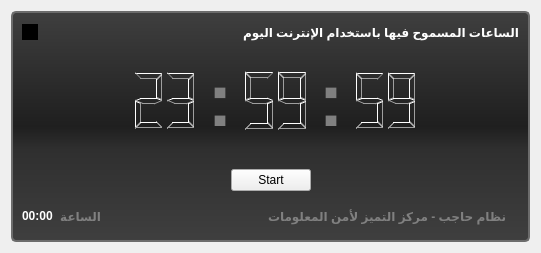
<?xml version="1.0" encoding="UTF-8"?>
<ui version="4.0">
 <class>Widget</class>
 <widget class="QWidget" name="Widget">
  <property name="geometry">
   <rect>
    <x>0</x>
    <y>0</y>
    <width>537</width>
    <height>253</height>
   </rect>
  </property>
  <property name="windowTitle">
   <string>Form</string>
  </property>
  <property name="layoutDirection">
   <enum>Qt::RightToLeft</enum>
  </property>
  <property name="styleSheet">
   <string notr="true">QGroupBox  {
    background-color: qlineargradient(x1:0, y1:0, x2:0, y2:1,stop:0 #3F3F3F, stop: 0.5 #1F1F1F,stop: 0.6 #2F2F2F, stop:1 #3F3F3F);
    color: white;
	padding-bottom: 5px;
    border: 2px solid #6c6c6c;
    font: bold;
    border-radius: 5px;
}

QGroupBox::title {
	subcontrol-origin: margin;
	subcontrol-position: top center;
}

QToolButton {
    background-color: #FA8072;
    border-left-width: 1px;
    border-right-width: 1px;
    border-bottom-width: 1px;
    border-top-width: 1px;
    border-style: solid;
    border-color: black;
    font-weight: bold;
    text-align: center;
    width: 32;
    height: 32;
}

QToolButton:checked {
    background-color: green;
}

QLabel {
    font-weight: bold;
	color: gray;
}


#hlabel_1 , #hlabel_2 {
    font-weight: bold;
	color: yellow;
}

#hourLabel {
    font-weight: bold;
	color: white;
}

#label {
    font-weight: bold;
	color: white;
}

#closeButton {
	background-color: transparency;
	border: 0px;
    width: 13;
    height: 13;
}</string>
  </property>
  <layout class="QGridLayout" name="gridLayout_3">
   <item row="0" column="0">
    <widget class="QGroupBox" name="timesGroupBox">
     <property name="enabled">
      <bool>true</bool>
     </property>
     <property name="title">
      <string/>
     </property>
     <layout class="QVBoxLayout" name="verticalLayout">
      <item>
       <layout class="QHBoxLayout" name="horizontalLayout_2">
        <item>
         <widget class="QLabel" name="label">
          <property name="text">
           <string>الساعات المسموح فيها باستخدام الإنترنت اليوم</string>
          </property>
         </widget>
        </item>
        <item>
         <spacer name="horizontalSpacer_2">
          <property name="orientation">
           <enum>Qt::Horizontal</enum>
          </property>
          <property name="sizeHint" stdset="0">
           <size>
            <width>178</width>
            <height>20</height>
           </size>
          </property>
         </spacer>
        </item>
        <item>
         <widget class="QToolButton" name="closeButton">
          <property name="toolTip">
           <string>غلق النافذة</string>
          </property>
          <property name="text">
           <string>...</string>
          </property>
          <property name="icon">
           <iconset resource="CoEIANetMonitor.qrc">
            <normaloff>:/images/close_button.png</normaloff>:/images/close_button.png</iconset>
          </property>
          <property name="iconSize">
           <size>
            <width>16</width>
            <height>16</height>
           </size>
          </property>
         </widget>
        </item>
       </layout>
      </item>
      <item>
       <widget class="QStackedWidget" name="stackedWidget">
        <property name="currentIndex">
         <number>1</number>
        </property>
        <widget class="QWidget" name="page">
         <layout class="QGridLayout" name="gridLayout_2">
          <item row="0" column="0">
           <layout class="QGridLayout" name="gridLayout">
            <property name="horizontalSpacing">
             <number>0</number>
            </property>
            <property name="verticalSpacing">
             <number>3</number>
            </property>
            <item row="0" column="1">
             <widget class="QLabel" name="label_0">
              <property name="text">
               <string>00:00</string>
              </property>
              <property name="alignment">
               <set>Qt::AlignCenter</set>
              </property>
             </widget>
            </item>
            <item row="0" column="2">
             <widget class="QLabel" name="label_1">
              <property name="text">
               <string>01:00</string>
              </property>
              <property name="alignment">
               <set>Qt::AlignCenter</set>
              </property>
             </widget>
            </item>
            <item row="0" column="3">
             <widget class="QLabel" name="label_2">
              <property name="text">
               <string>02:00</string>
              </property>
              <property name="alignment">
               <set>Qt::AlignCenter</set>
              </property>
             </widget>
            </item>
            <item row="0" column="4">
             <widget class="QLabel" name="label_3">
              <property name="text">
               <string>03:00</string>
              </property>
              <property name="alignment">
               <set>Qt::AlignCenter</set>
              </property>
             </widget>
            </item>
            <item row="0" column="5">
             <widget class="QLabel" name="label_4">
              <property name="text">
               <string>04:00</string>
              </property>
              <property name="alignment">
               <set>Qt::AlignCenter</set>
              </property>
             </widget>
            </item>
            <item row="0" column="6">
             <widget class="QLabel" name="label_5">
              <property name="text">
               <string>05:00</string>
              </property>
              <property name="alignment">
               <set>Qt::AlignCenter</set>
              </property>
             </widget>
            </item>
            <item row="0" column="7">
             <widget class="QLabel" name="label_6">
              <property name="text">
               <string>06:00</string>
              </property>
              <property name="alignment">
               <set>Qt::AlignCenter</set>
              </property>
             </widget>
            </item>
            <item row="0" column="8">
             <widget class="QLabel" name="label_7">
              <property name="text">
               <string>07:00</string>
              </property>
              <property name="alignment">
               <set>Qt::AlignCenter</set>
              </property>
             </widget>
            </item>
            <item row="0" column="9">
             <widget class="QLabel" name="label_8">
              <property name="text">
               <string>08:00</string>
              </property>
              <property name="alignment">
               <set>Qt::AlignCenter</set>
              </property>
             </widget>
            </item>
            <item row="0" column="10">
             <widget class="QLabel" name="label_9">
              <property name="text">
               <string>09:00</string>
              </property>
              <property name="alignment">
               <set>Qt::AlignCenter</set>
              </property>
             </widget>
            </item>
            <item row="0" column="11">
             <widget class="QLabel" name="label_10">
              <property name="text">
               <string>10:00</string>
              </property>
              <property name="alignment">
               <set>Qt::AlignCenter</set>
              </property>
             </widget>
            </item>
            <item row="0" column="12">
             <widget class="QLabel" name="label_11">
              <property name="text">
               <string>11:00</string>
              </property>
              <property name="alignment">
               <set>Qt::AlignCenter</set>
              </property>
             </widget>
            </item>
            <item row="1" column="0">
             <widget class="QLabel" name="hlabel_1">
              <property name="sizePolicy">
               <sizepolicy hsizetype="Fixed" vsizetype="Preferred">
                <horstretch>0</horstretch>
                <verstretch>0</verstretch>
               </sizepolicy>
              </property>
              <property name="text">
               <string>صباحا</string>
              </property>
             </widget>
            </item>
            <item row="1" column="1">
             <widget class="QToolButton" name="button_1_0">
              <property name="enabled">
               <bool>false</bool>
              </property>
              <property name="text">
               <string/>
              </property>
              <property name="checkable">
               <bool>true</bool>
              </property>
             </widget>
            </item>
            <item row="1" column="2">
             <widget class="QToolButton" name="button_1_1">
              <property name="checkable">
               <bool>true</bool>
              </property>
             </widget>
            </item>
            <item row="1" column="3">
             <widget class="QToolButton" name="button_1_2">
              <property name="checkable">
               <bool>true</bool>
              </property>
             </widget>
            </item>
            <item row="1" column="4">
             <widget class="QToolButton" name="button_1_3">
              <property name="checkable">
               <bool>true</bool>
              </property>
             </widget>
            </item>
            <item row="1" column="5">
             <widget class="QToolButton" name="button_1_4">
              <property name="checkable">
               <bool>true</bool>
              </property>
             </widget>
            </item>
            <item row="1" column="6">
             <widget class="QToolButton" name="button_1_5">
              <property name="checkable">
               <bool>true</bool>
              </property>
             </widget>
            </item>
            <item row="1" column="7">
             <widget class="QToolButton" name="button_1_6">
              <property name="checkable">
               <bool>true</bool>
              </property>
             </widget>
            </item>
            <item row="1" column="8">
             <widget class="QToolButton" name="button_1_7">
              <property name="checkable">
               <bool>true</bool>
              </property>
             </widget>
            </item>
            <item row="1" column="9">
             <widget class="QToolButton" name="button_1_8">
              <property name="text">
               <string/>
              </property>
              <property name="checkable">
               <bool>true</bool>
              </property>
             </widget>
            </item>
            <item row="1" column="10">
             <widget class="QToolButton" name="button_1_9">
              <property name="checkable">
               <bool>true</bool>
              </property>
             </widget>
            </item>
            <item row="1" column="11">
             <widget class="QToolButton" name="button_1_10">
              <property name="checkable">
               <bool>true</bool>
              </property>
             </widget>
            </item>
            <item row="1" column="12">
             <widget class="QToolButton" name="button_1_11">
              <property name="checkable">
               <bool>true</bool>
              </property>
             </widget>
            </item>
            <item row="2" column="1">
             <widget class="QLabel" name="label_12">
              <property name="text">
               <string>12:00</string>
              </property>
              <property name="alignment">
               <set>Qt::AlignCenter</set>
              </property>
             </widget>
            </item>
            <item row="2" column="2">
             <widget class="QLabel" name="label_13">
              <property name="text">
               <string>13:00</string>
              </property>
              <property name="alignment">
               <set>Qt::AlignCenter</set>
              </property>
             </widget>
            </item>
            <item row="2" column="3">
             <widget class="QLabel" name="label_14">
              <property name="text">
               <string>14:00</string>
              </property>
              <property name="alignment">
               <set>Qt::AlignCenter</set>
              </property>
             </widget>
            </item>
            <item row="2" column="4">
             <widget class="QLabel" name="label_15">
              <property name="text">
               <string>15:00</string>
              </property>
              <property name="alignment">
               <set>Qt::AlignCenter</set>
              </property>
             </widget>
            </item>
            <item row="2" column="5">
             <widget class="QLabel" name="label_16">
              <property name="text">
               <string>16:00</string>
              </property>
              <property name="alignment">
               <set>Qt::AlignCenter</set>
              </property>
             </widget>
            </item>
            <item row="2" column="6">
             <widget class="QLabel" name="label_17">
              <property name="text">
               <string>17:00</string>
              </property>
              <property name="alignment">
               <set>Qt::AlignCenter</set>
              </property>
             </widget>
            </item>
            <item row="2" column="7">
             <widget class="QLabel" name="label_18">
              <property name="text">
               <string>18:00</string>
              </property>
              <property name="alignment">
               <set>Qt::AlignCenter</set>
              </property>
             </widget>
            </item>
            <item row="2" column="8">
             <widget class="QLabel" name="label_19">
              <property name="text">
               <string>19:00</string>
              </property>
              <property name="alignment">
               <set>Qt::AlignCenter</set>
              </property>
             </widget>
            </item>
            <item row="2" column="9">
             <widget class="QLabel" name="label_20">
              <property name="text">
               <string>20:00</string>
              </property>
              <property name="alignment">
               <set>Qt::AlignCenter</set>
              </property>
             </widget>
            </item>
            <item row="2" column="10">
             <widget class="QLabel" name="label_21">
              <property name="text">
               <string>21:00</string>
              </property>
              <property name="alignment">
               <set>Qt::AlignCenter</set>
              </property>
             </widget>
            </item>
            <item row="2" column="11">
             <widget class="QLabel" name="label_22">
              <property name="text">
               <string>22:00</string>
              </property>
              <property name="alignment">
               <set>Qt::AlignCenter</set>
              </property>
             </widget>
            </item>
            <item row="2" column="12">
             <widget class="QLabel" name="label_23">
              <property name="text">
               <string>23:00</string>
              </property>
              <property name="alignment">
               <set>Qt::AlignCenter</set>
              </property>
             </widget>
            </item>
            <item row="3" column="0">
             <widget class="QLabel" name="hlabel_2">
              <property name="text">
               <string>مساءا</string>
              </property>
             </widget>
            </item>
            <item row="3" column="1">
             <widget class="QToolButton" name="button_1_12">
              <property name="checkable">
               <bool>true</bool>
              </property>
             </widget>
            </item>
            <item row="3" column="2">
             <widget class="QToolButton" name="button_1_13">
              <property name="checkable">
               <bool>true</bool>
              </property>
             </widget>
            </item>
            <item row="3" column="3">
             <widget class="QToolButton" name="button_1_14">
              <property name="checkable">
               <bool>true</bool>
              </property>
             </widget>
            </item>
            <item row="3" column="4">
             <widget class="QToolButton" name="button_1_15">
              <property name="checkable">
               <bool>true</bool>
              </property>
             </widget>
            </item>
            <item row="3" column="5">
             <widget class="QToolButton" name="button_1_16">
              <property name="checkable">
               <bool>true</bool>
              </property>
             </widget>
            </item>
            <item row="3" column="6">
             <widget class="QToolButton" name="button_1_17">
              <property name="checkable">
               <bool>true</bool>
              </property>
             </widget>
            </item>
            <item row="3" column="7">
             <widget class="QToolButton" name="button_1_18">
              <property name="checkable">
               <bool>true</bool>
              </property>
             </widget>
            </item>
            <item row="3" column="8">
             <widget class="QToolButton" name="button_1_19">
              <property name="checkable">
               <bool>true</bool>
              </property>
             </widget>
            </item>
            <item row="3" column="9">
             <widget class="QToolButton" name="button_1_20">
              <property name="checkable">
               <bool>true</bool>
              </property>
             </widget>
            </item>
            <item row="3" column="10">
             <widget class="QToolButton" name="button_1_21">
              <property name="checkable">
               <bool>true</bool>
              </property>
             </widget>
            </item>
            <item row="3" column="11">
             <widget class="QToolButton" name="button_1_22">
              <property name="checkable">
               <bool>true</bool>
              </property>
             </widget>
            </item>
            <item row="3" column="12">
             <widget class="QToolButton" name="button_1_23">
              <property name="checkable">
               <bool>true</bool>
              </property>
             </widget>
            </item>
           </layout>
          </item>
         </layout>
        </widget>
        <widget class="QWidget" name="page_2">
         <layout class="QVBoxLayout" name="verticalLayout_2">
          <item>
           <layout class="QHBoxLayout" name="horizontalLayout_5">
            <item>
             <spacer name="horizontalSpacer_4">
              <property name="orientation">
               <enum>Qt::Horizontal</enum>
              </property>
              <property name="sizeType">
               <enum>QSizePolicy::Maximum</enum>
              </property>
              <property name="sizeHint" stdset="0">
               <size>
                <width>88</width>
                <height>20</height>
               </size>
              </property>
             </spacer>
            </item>
            <item>
             <layout class="QHBoxLayout" name="horizontalLayout_3">
              <item>
               <widget class="QLCDNumber" name="secLcdNumber">
                <property name="sizePolicy">
                 <sizepolicy hsizetype="Expanding" vsizetype="Expanding">
                  <horstretch>0</horstretch>
                  <verstretch>0</verstretch>
                 </sizepolicy>
                </property>
                <property name="font">
                 <font>
                  <pointsize>19</pointsize>
                 </font>
                </property>
                <property name="frameShape">
                 <enum>QFrame::NoFrame</enum>
                </property>
                <property name="smallDecimalPoint">
                 <bool>false</bool>
                </property>
                <property name="numDigits">
                 <number>2</number>
                </property>
                <property name="digitCount">
                 <number>2</number>
                </property>
                <property name="segmentStyle">
                 <enum>QLCDNumber::Outline</enum>
                </property>
                <property name="intValue" stdset="0">
                 <number>59</number>
                </property>
               </widget>
              </item>
              <item>
               <widget class="QLabel" name="sepLabel_2">
                <property name="font">
                 <font>
                  <pointsize>57</pointsize>
                  <weight>75</weight>
                  <bold>true</bold>
                 </font>
                </property>
                <property name="text">
                 <string>:</string>
                </property>
                <property name="alignment">
                 <set>Qt::AlignCenter</set>
                </property>
               </widget>
              </item>
              <item>
               <widget class="QLCDNumber" name="minLcdNumber">
                <property name="sizePolicy">
                 <sizepolicy hsizetype="Expanding" vsizetype="Expanding">
                  <horstretch>0</horstretch>
                  <verstretch>0</verstretch>
                 </sizepolicy>
                </property>
                <property name="font">
                 <font>
                  <pointsize>19</pointsize>
                 </font>
                </property>
                <property name="frameShape">
                 <enum>QFrame::NoFrame</enum>
                </property>
                <property name="smallDecimalPoint">
                 <bool>false</bool>
                </property>
                <property name="numDigits">
                 <number>2</number>
                </property>
                <property name="digitCount">
                 <number>2</number>
                </property>
                <property name="segmentStyle">
                 <enum>QLCDNumber::Outline</enum>
                </property>
                <property name="intValue" stdset="0">
                 <number>59</number>
                </property>
               </widget>
              </item>
              <item>
               <widget class="QLabel" name="sepLabel">
                <property name="font">
                 <font>
                  <pointsize>57</pointsize>
                  <weight>75</weight>
                  <bold>true</bold>
                 </font>
                </property>
                <property name="text">
                 <string>:</string>
                </property>
                <property name="alignment">
                 <set>Qt::AlignCenter</set>
                </property>
               </widget>
              </item>
              <item>
               <widget class="QLCDNumber" name="hourLcdNumber">
                <property name="sizePolicy">
                 <sizepolicy hsizetype="Expanding" vsizetype="Expanding">
                  <horstretch>0</horstretch>
                  <verstretch>0</verstretch>
                 </sizepolicy>
                </property>
                <property name="font">
                 <font>
                  <pointsize>19</pointsize>
                 </font>
                </property>
                <property name="frameShape">
                 <enum>QFrame::NoFrame</enum>
                </property>
                <property name="smallDecimalPoint">
                 <bool>false</bool>
                </property>
                <property name="numDigits">
                 <number>2</number>
                </property>
                <property name="digitCount">
                 <number>2</number>
                </property>
                <property name="segmentStyle">
                 <enum>QLCDNumber::Outline</enum>
                </property>
                <property name="intValue" stdset="0">
                 <number>23</number>
                </property>
               </widget>
              </item>
             </layout>
            </item>
            <item>
             <spacer name="horizontalSpacer_3">
              <property name="orientation">
               <enum>Qt::Horizontal</enum>
              </property>
              <property name="sizeType">
               <enum>QSizePolicy::Maximum</enum>
              </property>
              <property name="sizeHint" stdset="0">
               <size>
                <width>98</width>
                <height>20</height>
               </size>
              </property>
             </spacer>
            </item>
           </layout>
          </item>
          <item>
           <spacer name="verticalSpacer">
            <property name="orientation">
             <enum>Qt::Vertical</enum>
            </property>
            <property name="sizeHint" stdset="0">
             <size>
              <width>20</width>
              <height>40</height>
             </size>
            </property>
           </spacer>
          </item>
          <item>
           <layout class="QHBoxLayout" name="horizontalLayout_4">
            <item>
             <spacer name="horizontalSpacer_5">
              <property name="orientation">
               <enum>Qt::Horizontal</enum>
              </property>
              <property name="sizeType">
               <enum>QSizePolicy::Fixed</enum>
              </property>
              <property name="sizeHint" stdset="0">
               <size>
                <width>158</width>
                <height>10</height>
               </size>
              </property>
             </spacer>
            </item>
            <item>
             <widget class="QPushButton" name="startButton">
              <property name="sizePolicy">
               <sizepolicy hsizetype="Fixed" vsizetype="Fixed">
                <horstretch>0</horstretch>
                <verstretch>0</verstretch>
               </sizepolicy>
              </property>
              <property name="text">
               <string>Start</string>
              </property>
              <property name="icon">
               <iconset resource="CoEIANetMonitor.qrc">
                <normaloff>:/images/start.png</normaloff>:/images/start.png</iconset>
              </property>
              <property name="checkable">
               <bool>true</bool>
              </property>
             </widget>
            </item>
            <item>
             <spacer name="horizontalSpacer_6">
              <property name="orientation">
               <enum>Qt::Horizontal</enum>
              </property>
              <property name="sizeType">
               <enum>QSizePolicy::Fixed</enum>
              </property>
              <property name="sizeHint" stdset="0">
               <size>
                <width>158</width>
                <height>10</height>
               </size>
              </property>
             </spacer>
            </item>
           </layout>
          </item>
         </layout>
        </widget>
       </widget>
      </item>
      <item>
       <layout class="QHBoxLayout" name="horizontalLayout">
        <item>
         <widget class="QLabel" name="hajebIconLabel">
          <property name="enabled">
           <bool>true</bool>
          </property>
          <property name="text">
           <string/>
          </property>
          <property name="pixmap">
           <pixmap resource="CoEIANetMonitor.qrc">:/images/labelIcon.png</pixmap>
          </property>
         </widget>
        </item>
        <item>
         <widget class="QLabel" name="hajebTitleLablel">
          <property name="enabled">
           <bool>false</bool>
          </property>
          <property name="text">
           <string>نظام حاجب - مركز التميز لأمن المعلومات</string>
          </property>
         </widget>
        </item>
        <item>
         <spacer name="horizontalSpacer">
          <property name="orientation">
           <enum>Qt::Horizontal</enum>
          </property>
          <property name="sizeHint" stdset="0">
           <size>
            <width>108</width>
            <height>20</height>
           </size>
          </property>
         </spacer>
        </item>
        <item>
         <widget class="QLabel" name="hourStringLabel">
          <property name="text">
           <string>الساعة</string>
          </property>
         </widget>
        </item>
        <item>
         <widget class="QLabel" name="hourLabel">
          <property name="text">
           <string>00:00</string>
          </property>
         </widget>
        </item>
       </layout>
      </item>
     </layout>
    </widget>
   </item>
  </layout>
 </widget>
 <resources>
  <include location="CoEIANetMonitor.qrc"/>
 </resources>
 <connections/>
</ui>
